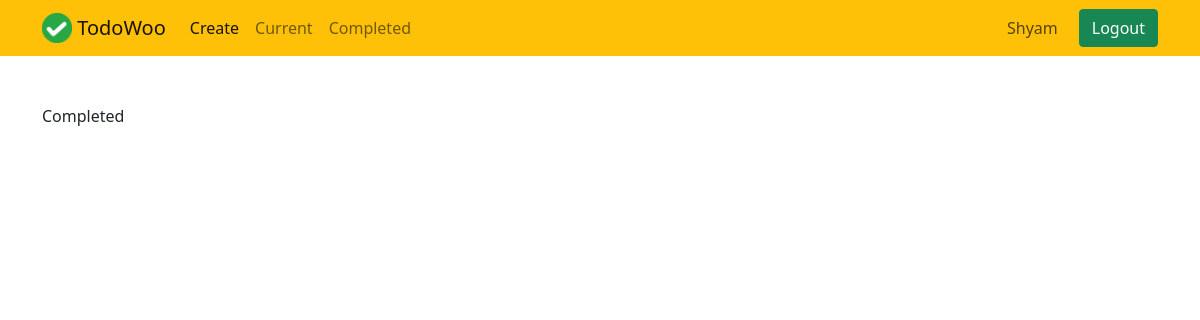
The page /completed/ (signed in) on the database as committed earlier.
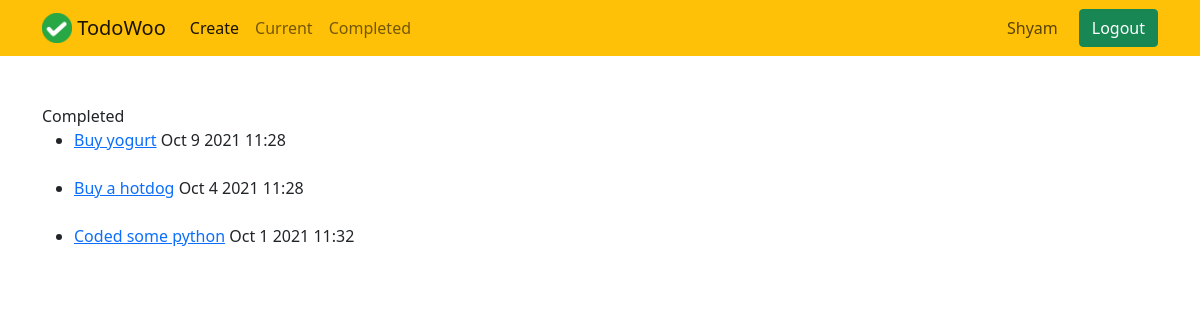
The same page on the database as committed later.
### todo/models.py (models this page shows, shortened)
class Todo(models.Model):
	title = models.CharField(max_length=100)
	memo = models.TextField(blank=True)
	created = models.DateTimeField(auto_now_add=True)
	datecompleted = models.DateTimeField(null=True, blank=True)
	important = models.BooleanField(default=False)
	user = models.ForeignKey(User, on_delete=models.CASCADE)

### todo/views.py (the view)
# urls.py: path('completed/', views.completedtodos, name='completedtodos'),
@login_required
def completedtodos(request):
	todos = Todo.objects.filter(user=request.user, datecompleted__isnull=False)
	return render(request, 'todo/completedtodos.html', {'todos': todos})

### todo/templates/todo/completedtodos.html (shortened to what this page needs)
{% extends 'todo/base.html' %}
{% block content %}
Completed
<ul>
	{% for todo in todos %}
	<li>{% if todo.important %}
		<a href="{% url 'viewtodo' todo.id %}"><b>{{ todo.title }}</b></a>
		{% else %}
		<a href="{% url 'viewtodo' todo.id %}">{{ todo.title }}</a>
		{% endif %}
		{{ todo.datecompleted|date:'M j Y H:i' }}
	</li>
	<br>
	{% endfor %}
</ul>
{% endblock %}

### todo/templates/todo/base.html (shortened to what this page needs)
{% load static %}
<!doctype html>
<html lang="en">
  <head>
    <link href="https://cdn.jsdelivr.net/npm/bootstrap@5.1.3/dist/css/bootstrap.min.css" rel="stylesheet">
  </head>
  <body>
  	<nav class="navbar navbar-expand-lg navbar-light bg-warning mb-5">
	  <div class="container">
	    <a class="navbar-brand" href="{% url 'home' %}">
	    	<img src="{% static 'todo/logo.png' %}" width="30" height="30" class="d-inline-block align-top">
	    	<span>TodoWoo</span>
	    </a>
	    {% if user.is_authenticated %}
	    <div class="collapse navbar-collapse" id="navbarSupportedContent">
	      <ul class="navbar-nav me-auto mb-2 mb-lg-0">
	        <li class="nav-item {{ create }}">
	          <a class="nav-link active" aria-current="page" href="{% url 'createtodo' %}">Create</a>
	        </li>
	        <li class="nav-item {{ current }}">
	          <a class="nav-link" href="{% url 'currenttodos' %}">Current</a>
	        </li>
	        <li class="nav-item {{ completed }}">
	          <a class="nav-link" href="{% url 'completedtodos' %}">Completed</a>
	        </li>
	      </ul>
	      <ul class="navbar-nav ml-auto">
	      	<li class="nav-item">
				<button class="btn btn-warning me-2" type="button" disabled>{{ user.username|title }}</button>
	      	</li>
	      	<li class="nav-item">
	      		<form class="d-flex" action="{% url 'logoutuser' %}" method="POST">
	        		<button class="btn btn-success" type="submit">Logout</button>
	      		</form>
	      	</li>
	      </ul>
	      {% endif%}
	    </div>
	  </div>
	</nav>
	<div class="container mt-5">
	{% block content %}{% endblock %}
	</div>
  </body>
</html>

Rows that differ between the two databases and show on the page:
now on this page (row edited): Todo: title "Buy yogurt", datecompleted "Oct 9 2021 11:28"
added Todo: title "Buy a hotdog", datecompleted "Oct 4 2021 11:28"
added Todo: title "Coded some python", datecompleted "Oct 1 2021 11:32"
